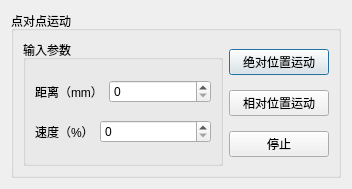
<?xml version="1.0" encoding="UTF-8"?>
<ui version="4.0">
 <class>MoveDialog</class>
 <widget class="QDialog" name="MoveDialog">
  <property name="geometry">
   <rect>
    <x>0</x>
    <y>0</y>
    <width>352</width>
    <height>189</height>
   </rect>
  </property>
  <property name="windowTitle">
   <string>Dialog</string>
  </property>
  <layout class="QVBoxLayout" name="verticalLayout_3">
   <item>
    <widget class="QGroupBox" name="groupBox_2">
     <property name="title">
      <string>点对点运动</string>
     </property>
     <layout class="QHBoxLayout" name="horizontalLayout" stretch="2,1">
      <item>
       <widget class="QGroupBox" name="groupBox_5">
        <property name="title">
         <string>输入参数</string>
        </property>
        <layout class="QVBoxLayout" name="verticalLayout_2">
         <item>
          <layout class="QHBoxLayout" name="horizontalLayout_11" stretch="0,1">
           <item>
            <widget class="QLabel" name="label_13">
             <property name="text">
              <string>距离（mm）</string>
             </property>
            </widget>
           </item>
           <item>
            <widget class="QSpinBox" name="distance">
             <property name="maximum">
              <number>10000</number>
             </property>
            </widget>
           </item>
          </layout>
         </item>
         <item>
          <layout class="QHBoxLayout" name="horizontalLayout_12" stretch="0,1">
           <item>
            <widget class="QLabel" name="label_10">
             <property name="text">
              <string>速度（%）</string>
             </property>
            </widget>
           </item>
           <item>
            <widget class="QSpinBox" name="expectVel"/>
           </item>
          </layout>
         </item>
        </layout>
        <zorder></zorder>
        <zorder></zorder>
       </widget>
      </item>
      <item>
       <layout class="QVBoxLayout" name="verticalLayout">
        <item>
         <widget class="QPushButton" name="absoluteMove">
          <property name="text">
           <string>绝对位置运动</string>
          </property>
         </widget>
        </item>
        <item>
         <widget class="QPushButton" name="relativeMove">
          <property name="text">
           <string>相对位置运动</string>
          </property>
         </widget>
        </item>
        <item>
         <widget class="QPushButton" name="stopMove">
          <property name="text">
           <string>停止</string>
          </property>
         </widget>
        </item>
       </layout>
      </item>
     </layout>
    </widget>
   </item>
  </layout>
 </widget>
 <resources/>
 <connections/>
</ui>
